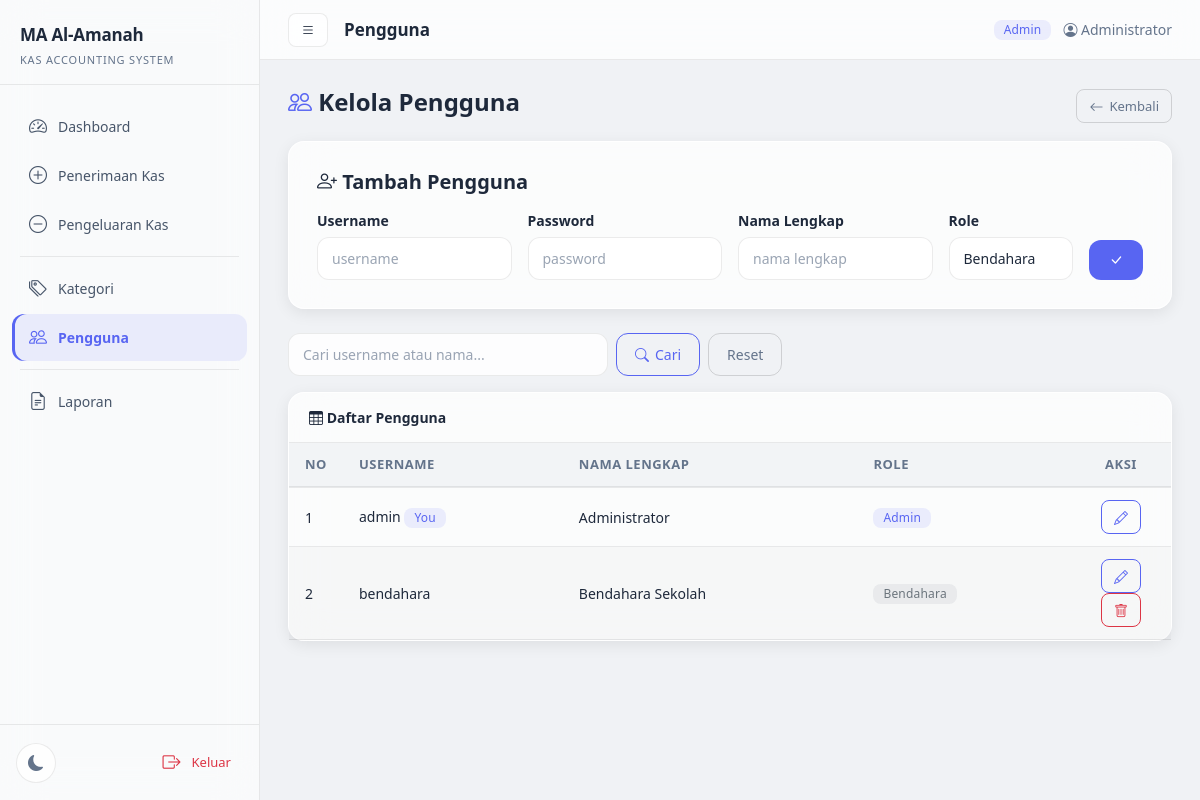
/users.php (signed in), run on the app's committed database.
### tables this page shows
CREATE TABLE IF NOT EXISTS users (
    id INT AUTO_INCREMENT PRIMARY KEY,
    username VARCHAR(50) UNIQUE NOT NULL,
    password VARCHAR(255) NOT NULL,
    nama_lengkap VARCHAR(100) NOT NULL,
    role ENUM('admin', 'bendahara') NOT NULL DEFAULT 'bendahara',
    created_at TIMESTAMP DEFAULT CURRENT_TIMESTAMP
);

### users.php (the view, shortened to what this page needs)
<?php
$search = isset($_GET['search']) ? mysqli_real_escape_string($koneksi, $_GET['search']) : '';
$where = "WHERE 1=1";
$query = "SELECT * FROM users $where ORDER BY role, username";
$result = mysqli_query($koneksi, $query);
include 'includes/header.php';
include 'includes/sidebar.php';
?>
<div class="d-flex justify-content-between align-items-center mb-3">
    <h4 style="font-weight:600;"><i class="bi bi-people" style="color:var(--primary);"></i> Kelola Pengguna</h4>
    <a href="javascript:history.back()" class="btn btn-outline-secondary btn-sm"><i class="bi bi-arrow-left"></i> Kembali</a>
</div>
<div class="glass card-form mb-4">
    <h5 class="mb-3" style="font-weight:600;"><i class="bi bi-person-plus"></i> Tambah Pengguna</h5>
    <form method="POST">
        <div class="row g-3">
            <div class="col-md-3"><label class="form-label">Username</label><input type="text" name="username" class="form-control" placeholder="username" required></div>
            <div class="col-md-3"><label class="form-label">Password</label><input type="password" name="password" class="form-control" placeholder="password" required></div>
            <div class="col-md-3"><label class="form-label">Nama Lengkap</label><input type="text" name="nama_lengkap" class="form-control" placeholder="nama lengkap" required></div>
            <div class="col-md-2"><label class="form-label">Role</label><select name="role" class="form-select" required><option value="bendahara">Bendahara</option><option value="admin">Admin</option></select></div>
            <div class="col-md-1 d-flex align-items-end"><button type="submit" name="add" class="btn btn-primary w-100" title="Tambah"><i class="bi bi-check-lg"></i></button></div>
        </div>
    </form>
</div>
<div class="d-flex gap-2 mb-3">
    <form method="GET" class="d-flex gap-2 flex-grow-1">
        <input type="text" name="search" class="form-control" placeholder="Cari username atau nama..." value="<?= htmlspecialchars($search) ?>" style="max-width:320px;">
        <button type="submit" class="btn btn-outline-primary"><i class="bi bi-search"></i> Cari</button>
        <a href="users.php" class="btn btn-outline-secondary">Reset</a>
    </form>
</div>
<div class="glass">
    <div style="padding:14px 20px;border-bottom:1px solid var(--border);font-weight:600;"><i class="bi bi-table"></i> Daftar Pengguna</div>
    <div class="table-responsive">
        <table class="table mb-0">
            <thead><tr><th style="width:40px">No</th><th>Username</th><th>Nama Lengkap</th><th>Role</th><th style="width:100px;text-align:center">Aksi</th></tr></thead>
            <tbody>
                <?php if (mysqli_num_rows($result) > 0): $no = 1; while ($row = mysqli_fetch_assoc($result)): ?>
                <tr>
                    <td><?= $no++ ?></td>
                    <td><?= htmlspecialchars($row['username']) ?><?php if ($row['id'] == $_SESSION['user_id']) echo ' <span class="badge badge-admin">You</span>'; ?></td>
                    <td><?= htmlspecialchars($row['nama_lengkap']) ?></td>
                    <td><span class="badge badge-<?= $row['role'] ?>"><?= ucfirst($row['role']) ?></span></td>
                    <td style="text-align:center">
                        <button class="btn btn-sm btn-outline-primary" data-bs-toggle="modal" data-bs-target="#editModal<?= $row['id'] ?>" title="Edit"><i class="bi bi-pencil"></i></button>
                        <?php if ($row['id'] != $_SESSION['user_id']): ?>
                        <a href="users.php?hapus=<?= $row['id'] ?>" class="btn btn-sm btn-outline-danger" onclick="return confirm('Yakin ingin menghapus user ini?')" title="Hapus"><i class="bi bi-trash"></i></a>
                        <?php endif; ?>
                    </td>
                </tr>
                <?php endwhile; else: ?>
                <tr><td colspan="5" class="text-center py-4 text-muted"><i class="bi bi-inbox" style="font-size:28px;"></i><br>Belum ada user.</td></tr>
                <?php endif; ?>
            </tbody>
        </table>
    </div>
</div>
<?php include 'includes/footer.php'; ?>

### data on the page
users: username "admin", shows "You", nama_lengkap "Administrator", role "Admin"
users: username "bendahara", nama_lengkap "Bendahara Sekolah", role "Bendahara"

### other printed values
$title "Pengguna"
$_SESSION['nama_lengkap'] "Administrator"
